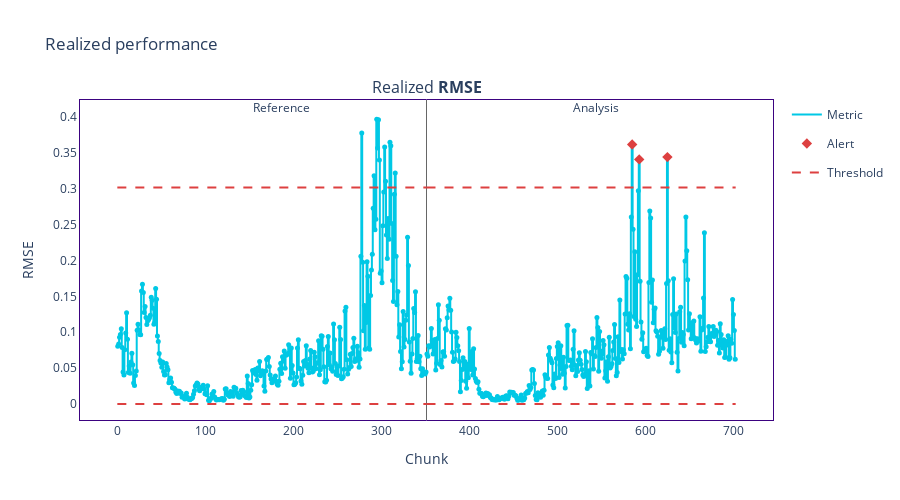

Notebook source saved alongside this figure:
### Code cell
performance_calc = nml.PerformanceCalculator(
    y_pred=y_pred,
    y_true=target,
    metrics=['rmse'],
    chunk_size=100,
    problem_type='regression',
)

performance_calc.fit(reference_df)
realized_results = performance_calc.calculate(monitored_df)
realized_results.plot()

### Figure 1 — Plotly figure (JSON) as saved in the notebook; plotly's stock layout.template omitted (floating-point values rounded to 4 significant figures; data arrays with more than 128 entries replaced by an {"elided": "..."} marker saying what was removed)
{"data": [{"hoverinfo": "skip", "legendgroup": "metric_reference", "line": {"color": "#00c8e5", "shape": "hv", "width": 2}, "mode": "lines", "name": "Metric", "showlegend": true, "type": "scatter", "x": {"elided": "352 int values"}, "xaxis": "x", "y": {"elided": "352 float values"}, "yaxis": "y"}, {"customdata": {"elided": "351x7 mixed values"}, "hovertemplate": "%{customdata[1]} &nbsp; &nbsp; %{customdata[2]} <br />Chunk: <b>%{customdata[3]}</b> &nbsp; &nbsp; %{customdata[4]} <br />%{customdata[0]}: <b>%{customdata[5]}</b><br />Confidence band: +/- <b>%{customdata[6]}</b><br /><extra></extra>", "legendgroup": "metric_reference", "marker": {"color": "#00c8e5", "size": 5, "symbol": "circle"}, "mode": "markers", "name": "Metric", "showlegend": false, "type": "scatter", "x": {"elided": "351 float values"}, "xaxis": "x", "y": {"elided": "352 float values"}, "yaxis": "y"}, {"hoverinfo": "skip", "legendgroup": "metric_analysis", "line": {"color": "#00c8e5", "shape": "hv", "width": 2}, "mode": "lines", "name": "Metric", "showlegend": false, "type": "scatter", "x": {"elided": "352 int values"}, "xaxis": "x", "y": {"elided": "352 float values"}, "yaxis": "y"}, {"customdata": {"elided": "351x7 mixed values"}, "hovertemplate": "%{customdata[1]} &nbsp; &nbsp; %{customdata[2]} <br />Chunk: <b>%{customdata[3]}</b> &nbsp; &nbsp; %{customdata[4]} <br />%{customdata[0]}: <b>%{customdata[5]}</b><br />Confidence band: +/- <b>%{customdata[6]}</b><br /><extra></extra>", "legendgroup": "metric_analysis", "marker": {"color": "#00c8e5", "size": 5, "symbol": "circle"}, "mode": "markers", "name": "Metric", "showlegend": false, "type": "scatter", "x": {"elided": "351 float values"}, "xaxis": "x", "y": {"elided": "352 float values"}, "yaxis": "y"}, {"hoverinfo": "skip", "legendgroup": "alert", "marker": {"color": "#DD4040", "size": 8, "symbol": "diamond"}, "mode": "markers", "name": "Alert", "showlegend": true, "type": "scatter", "x": [584.5, 592.5, 624.5], "xaxis": "x", "y": [0.3617, 0.341, 0.3442], "yaxis": "y"}, {"hoverinfo": "skip", "legendgroup": "thresh", "line": {"color": "#DD4040", "dash": "dash", "width": 2}, "mode": "lines", "name": "Threshold", "showlegend": true, "type": "scatter", "x": {"elided": "352 int values"}, "xaxis": "x", "y": {"elided": "352 float values"}, "yaxis": "y"}, {"hoverinfo": "skip", "legendgroup": "thresh", "line": {"color": "#DD4040", "dash": "dash", "width": 2}, "mode": "lines", "name": "Threshold", "showlegend": false, "type": "scatter", "x": {"elided": "352 int values"}, "xaxis": "x", "y": {"elided": "352 int values"}, "yaxis": "y"}, {"hoverinfo": "skip", "legendgroup": "thresh", "line": {"color": "#DD4040", "dash": "dash", "width": 2}, "mode": "lines", "name": "Threshold", "showlegend": false, "type": "scatter", "x": {"elided": "352 int values"}, "xaxis": "x", "y": {"elided": "352 float values"}, "yaxis": "y"}, {"hoverinfo": "skip", "legendgroup": "thresh", "line": {"color": "#DD4040", "dash": "dash", "width": 2}, "mode": "lines", "name": "Threshold", "showlegend": false, "type": "scatter", "x": {"elided": "352 int values"}, "xaxis": "x", "y": {"elided": "352 int values"}, "yaxis": "y"}], "layout": {"annotations": [{"font": {"size": 16}, "showarrow": false, "text": "Realized <b>RMSE</b>", "x": 0.5, "xanchor": "center", "xref": "paper", "y": 1, "yanchor": "bottom", "yref": "paper"}, {"showarrow": false, "text": "Reference", "x": 175, "xref": "x", "xshift": 10, "y": 1.01, "yref": "y domain"}, {"showarrow": false, "text": "Analysis", "x": 526, "xref": "x", "xshift": 15, "y": 1.01, "yref": "y domain"}], "height": 500, "hoverlabel": {"bgcolor": "white", "font": {"size": 14}}, "legend": {"itemclick": false, "itemdoubleclick": false, "traceorder": "grouped"}, "paper_bgcolor": "rgba(255,255,255,1)", "plot_bgcolor": "rgba(255,255,255,1)", "shapes": [{"layer": "below", "line": {"color": "#666666", "width": 1}, "type": "line", "x0": 351, "x1": 351, "xref": "x", "y0": 0, "y1": 1, "yref": "y domain"}], "title": {"text": "Realized performance"}, "xaxis": {"anchor": "y", "domain": [0, 1], "linecolor": "#3b0280", "matches": "x", "mirror": true, "showgrid": false, "title": {"text": "Chunk"}, "zeroline": false}, "yaxis": {"anchor": "x", "domain": [0, 1], "linecolor": "#3b0280", "mirror": true, "showgrid": false, "title": {"text": "RMSE"}, "zeroline": false}}}
